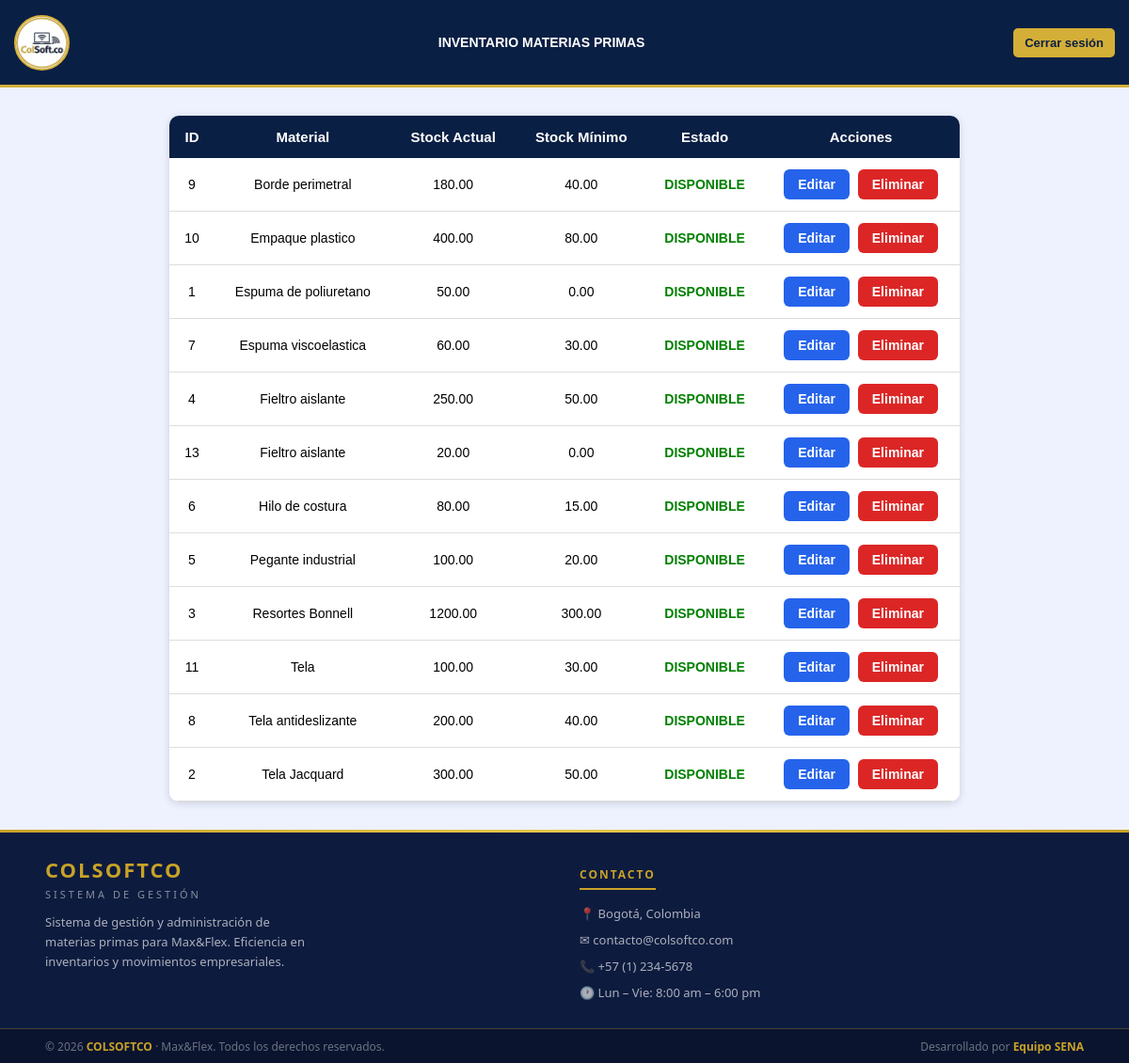
Before: /view/inventario_materia_prima/inventario_materia_prima.php (signed in) with the older database file.
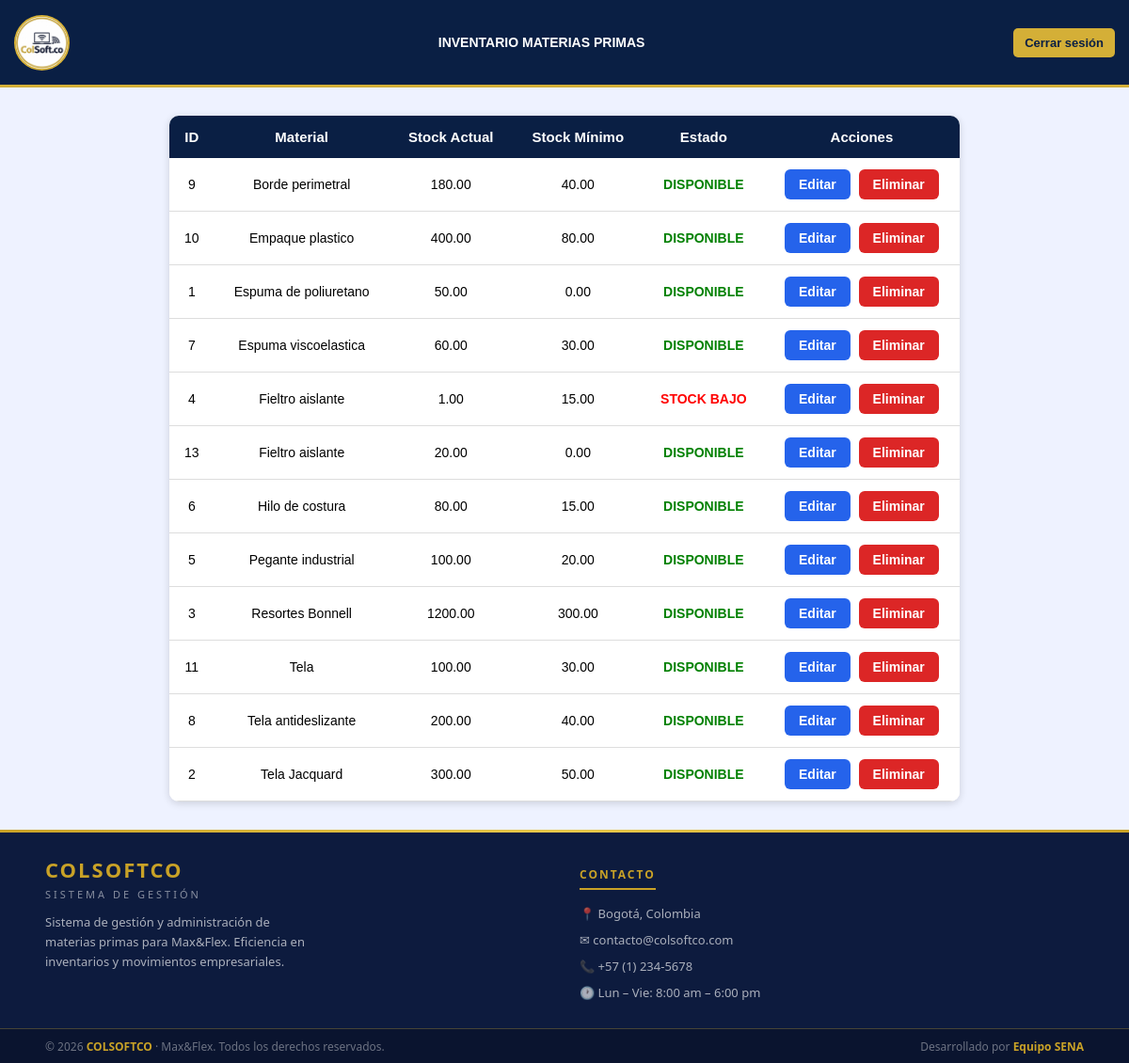
After: the same page with the newer database file.
### tables this page shows
CREATE TABLE `materias_primas` (
  `id_material` int(11) NOT NULL,
  `nombre_material` varchar(100) NOT NULL,
  `stock_actual` decimal(12,2) DEFAULT 0.00,
  `stock_minimo` decimal(12,2) NOT NULL,
  `id_unidad` int(11) DEFAULT NULL,
  `id_proveedor` int(11) DEFAULT NULL,
  `notificar_email` tinyint(1) NOT NULL DEFAULT 0,
  `correo_notificacion` varchar(150) DEFAULT NULL,
  `alerta_enviada` tinyint(1) NOT NULL DEFAULT 0
);

### view/inventario_materia_prima/inventario_materia_prima.php (the view, shortened to what this page needs)
<?php
$db = new Conexion();
$conn = $db->getConnection();
$sql = "
SELECT
    id_material,
    nombre_material,
    stock_actual,
    stock_minimo
FROM materias_primas
ORDER BY nombre_material ASC
";
$stmt = $conn->prepare($sql);
$stmt->execute();
$materiales = $stmt->fetchAll(PDO::FETCH_ASSOC);
?>
<!DOCTYPE html>
<html lang="es">
<head>
    <link rel="stylesheet" href="inventariomp.css">
</head>
<body>
    <header class="header">
        <a class="logo" href="../../app/ir_panel.php">
            <img src="../../public/imagenes/logo.png" alt="logo">
        </a>
        <div class="header-title">
            <h1>INVENTARIO MATERIAS PRIMAS</h1>
        </div>
        <button id="btnLogout" class="btn-logout" onclick="cerrarSesion()">
            Cerrar sesión
        </button>
    </header>
    <div class="container">
        <div class="table-responsive">
            <table>
                <tr>
                    <th>ID</th>
                    <th>Material</th>
                    <th>Stock Actual</th>
                    <th>Stock Mínimo</th>
                    <th>Estado</th>
                    <th>Acciones</th>
                </tr>
                <?php foreach ($materiales as $m): ?>
                    <tr>
                        <td><?= $m['id_material'] ?></td>
                        <td><?= htmlspecialchars($m['nombre_material']) ?></td>
                        <td><?= $m['stock_actual'] ?></td>
                        <td><?= $m['stock_minimo'] ?></td>
                        <td>
                            <?php if ($m['stock_actual'] <= $m['stock_minimo']): ?>
                                <span class="alerta">STOCK BAJO</span>
                            <?php else: ?>
                                <span class="normal">DISPONIBLE</span>
                            <?php endif; ?>
                        </td>
                        <td class="acciones">
                            <a class="btn-editar" href="../control_de_stock/inventario/editar_inventario.php?id=<?= $m['id_material'] ?>">
                                Editar
                            </a>
                            <a href="../control_de_stock/inventario/eliminar_inventario.php?id=<?= $m['id_material'] ?>" class="btn-eliminar">
                                Eliminar
                            </a>
                        </td>
                    </tr>
                <?php endforeach; ?>
            </table>
        </div>
    </div>
    <footer>
        <div class="footer-divider"></div>
        <div class="footer-top">
            <div>
                <p class="footer-brand-name">COLSOFTCO</p>
                <p class="footer-brand-sub">Sistema de Gestión</p>
                <p class="footer-brand-desc">
                    Sistema de gestión y administración de materias primas para Max&Flex.
                    Eficiencia en inventarios y movimientos empresariales.
                </p>
            </div>
            <div>
                <p class="footer-col-title">Contacto</p>
                <div class="footer-contact-item">📍 Bogotá, Colombia</div>
                <div class="footer-contact-item">✉ contacto@colsoftco.com</div>
                <div class="footer-contact-item">📞 +57 (1) 234-5678</div>
                <div class="footer-contact-item">🕐 Lun – Vie: 8:00 am – 6:00 pm</div>
            </div>
        </div>
        <div class="footer-bottom">
            <span>© 2026 <strong>COLSOFTCO</strong> · Max&Flex. Todos los derechos reservados.</span>
            <span>Desarrollado por <strong>Equipo SENA</strong></span>
        </div>
    </footer>
</body>
</html>

Changed rows visible on the page:
changed materias_primas id 4: stock_actual "250.00" → "1.00"; stock_minimo "50.00" → "15.00"; stock_actual "DISPONIBLE" → "STOCK BAJO"
